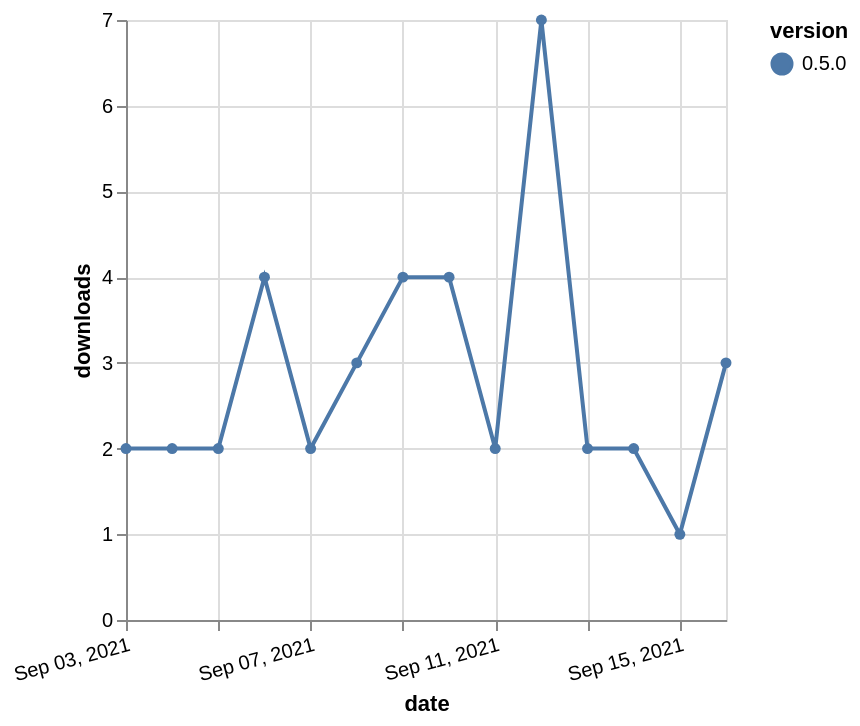

This figure's Vega-Lite source:
### Vega-Lite specification from a JSON file in a GitHub repository (floating-point values rounded to 4 significant figures)
{"$schema": "https://vega.github.io/schema/vega-lite/v5.json", "description": "A simple bar chart with embedded data.", "data": {"values": [{"date": "2021-09-03", "total": 4237, "delta": 2, "version": "0.5.0"}, {"date": "2021-09-04", "total": 4239, "delta": 2, "version": "0.5.0"}, {"date": "2021-09-05", "total": 4241, "delta": 2, "version": "0.5.0"}, {"date": "2021-09-06", "total": 4245, "delta": 4, "version": "0.5.0"}, {"date": "2021-09-07", "total": 4247, "delta": 2, "version": "0.5.0"}, {"date": "2021-09-08", "total": 4250, "delta": 3, "version": "0.5.0"}, {"date": "2021-09-09", "total": 4254, "delta": 4, "version": "0.5.0"}, {"date": "2021-09-10", "total": 4258, "delta": 4, "version": "0.5.0"}, {"date": "2021-09-11", "total": 4260, "delta": 2, "version": "0.5.0"}, {"date": "2021-09-12", "total": 4267, "delta": 7, "version": "0.5.0"}, {"date": "2021-09-13", "total": 4269, "delta": 2, "version": "0.5.0"}, {"date": "2021-09-14", "total": 4271, "delta": 2, "version": "0.5.0"}, {"date": "2021-09-15", "total": 4272, "delta": 1, "version": "0.5.0"}, {"date": "2021-09-16", "total": 4275, "delta": 3, "version": "0.5.0"}]}, "width": "container", "mark": {"type": "line", "point": {"filled": true}}, "encoding": {"x": {"field": "date", "type": "temporal", "timeUnit": "yearmonthdate", "title": "date", "axis": {"labelAngle": -15}}, "y": {"field": "delta", "type": "quantitative", "title": "downloads"}, "color": {"field": "version", "type": "nominal"}, "tooltip": {"field": "delta"}}}
